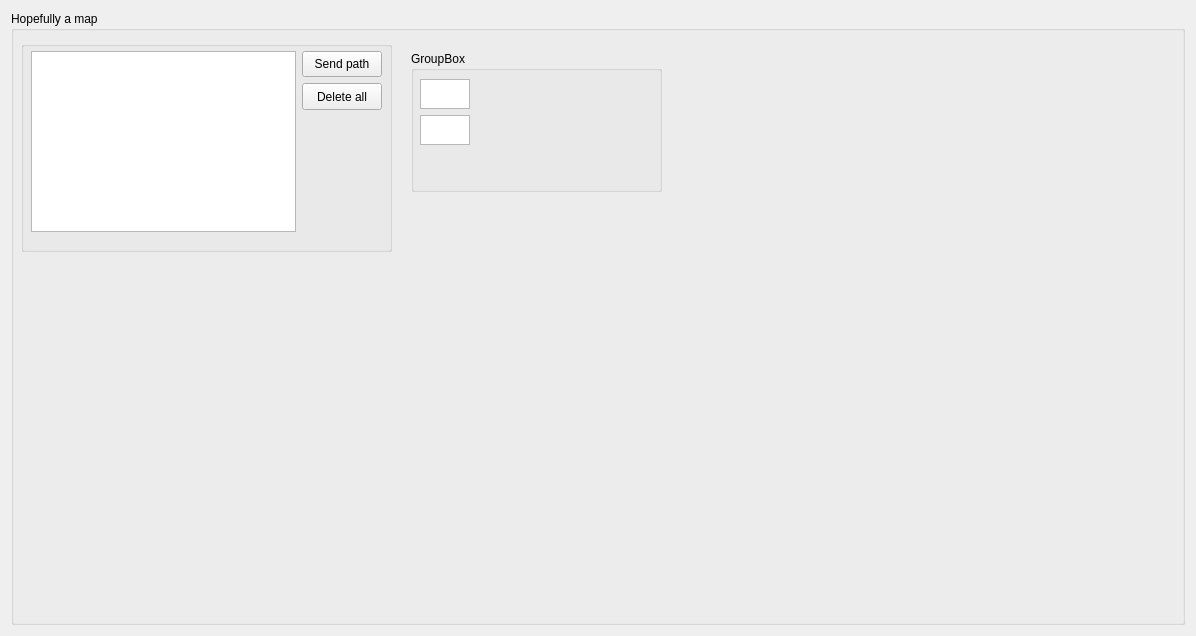
<?xml version="1.0" encoding="UTF-8"?>
<ui version="4.0">
 <class>Form</class>
 <widget class="QWidget" name="Form">
  <property name="geometry">
   <rect>
    <x>0</x>
    <y>0</y>
    <width>1196</width>
    <height>636</height>
   </rect>
  </property>
  <property name="windowTitle">
   <string>Form</string>
  </property>
  <layout class="QGridLayout" name="gridLayout_2">
   <item row="0" column="0">
    <widget class="QGroupBox" name="groupBox">
     <property name="title">
      <string>Hopefully a map</string>
     </property>
     <widget class="QGroupBox" name="groupBox_3">
      <property name="geometry">
       <rect>
        <x>10</x>
        <y>30</y>
        <width>371</width>
        <height>211</height>
       </rect>
      </property>
      <property name="title">
       <string/>
      </property>
      <widget class="QWidget" name="layoutWidget">
       <property name="geometry">
        <rect>
         <x>10</x>
         <y>10</y>
         <width>351</width>
         <height>181</height>
        </rect>
       </property>
       <layout class="QGridLayout" name="gridLayout">
        <item row="0" column="1">
         <widget class="QPushButton" name="pushButton">
          <property name="maximumSize">
           <size>
            <width>100</width>
            <height>30</height>
           </size>
          </property>
          <property name="text">
           <string>Send path</string>
          </property>
         </widget>
        </item>
        <item row="0" column="0" rowspan="3">
         <widget class="QGraphicsView" name="graphicsView"/>
        </item>
        <item row="1" column="1">
         <widget class="QPushButton" name="pushButton_2">
          <property name="maximumSize">
           <size>
            <width>100</width>
            <height>30</height>
           </size>
          </property>
          <property name="text">
           <string>Delete all</string>
          </property>
         </widget>
        </item>
       </layout>
      </widget>
     </widget>
     <widget class="QGroupBox" name="groupBox_2">
      <property name="geometry">
       <rect>
        <x>400</x>
        <y>40</y>
        <width>251</width>
        <height>141</height>
       </rect>
      </property>
      <property name="title">
       <string>GroupBox</string>
      </property>
      <widget class="QWidget" name="">
       <property name="geometry">
        <rect>
         <x>9</x>
         <y>28</y>
         <width>52</width>
         <height>66</height>
        </rect>
       </property>
       <layout class="QVBoxLayout" name="verticalLayout">
        <item>
         <widget class="QTextEdit" name="textEdit_2">
          <property name="maximumSize">
           <size>
            <width>50</width>
            <height>30</height>
           </size>
          </property>
         </widget>
        </item>
        <item>
         <widget class="QTextEdit" name="textEdit_3">
          <property name="maximumSize">
           <size>
            <width>50</width>
            <height>30</height>
           </size>
          </property>
         </widget>
        </item>
       </layout>
      </widget>
     </widget>
    </widget>
   </item>
  </layout>
  <widget class="QWidget" name="">
   <property name="geometry">
    <rect>
     <x>0</x>
     <y>0</y>
     <width>100</width>
     <height>30</height>
    </rect>
   </property>
   <layout class="QHBoxLayout" name="horizontalLayout"/>
  </widget>
 </widget>
 <resources/>
 <connections/>
</ui>
